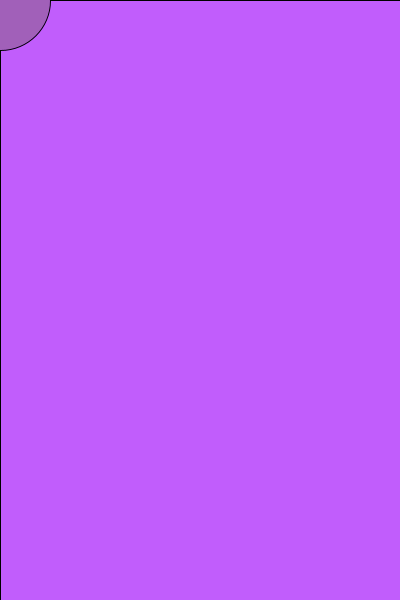
Frame 1 (no input)
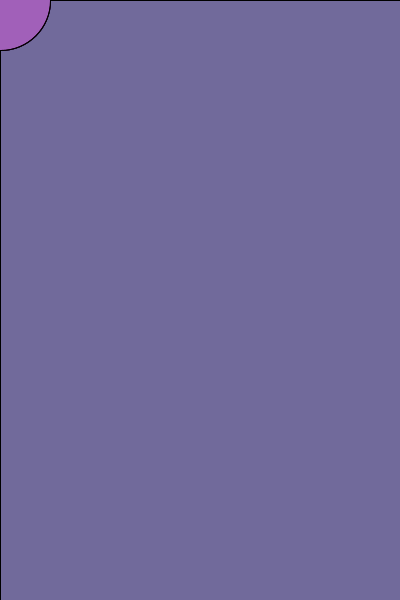
Frame 60 (the mouse pressed at the canvas centre just before this capture)
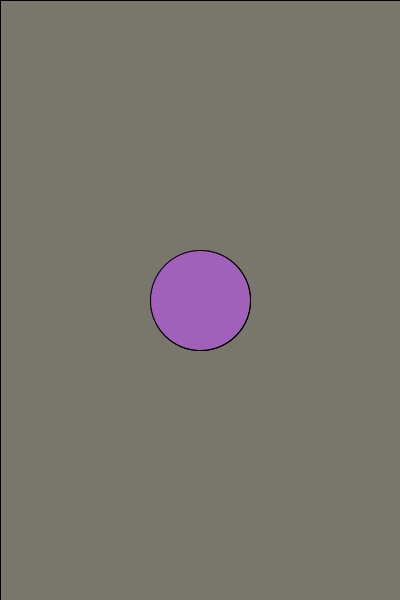
Frame 120 (the mouse held since frame 60 and released just before this capture)

The Processing sketch that drew these frames (run headless with seeded random() and noise(); from frame 60 on, the mouse is pressed at the canvas centre):

// Processing sketch: processing_62343
// ── processing_62343.pde

void setup()
 { 
  size(400, 600);
   background(200, 100, 455);
   smooth(); 
  frameRate(85);
 } 


void draw() 
{

   fill( random(255), random(255), random(255), 50 );
  rect( 0, 0, width, height );
  fill(161, 96, 185);
  ellipse( mouseX, mouseY, 100, 100 );
 

}
